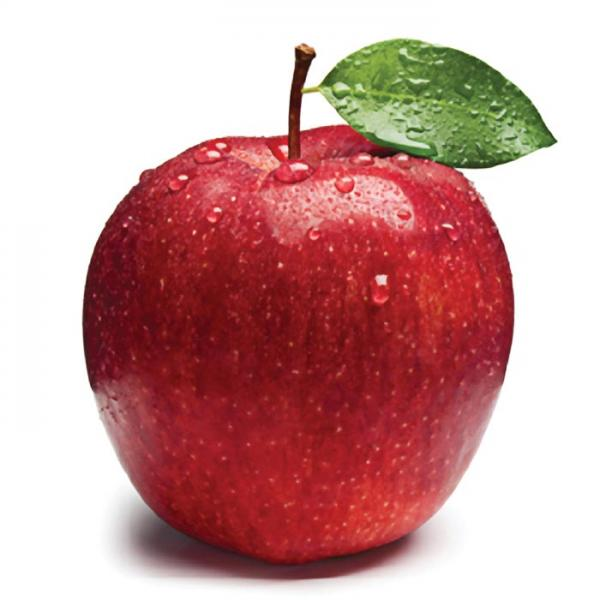
#> input picture pre_proces/convolution/1.jpg, 600 x 600 px
$ python try.py 1.jpg
#> lines starting #> are read from the running program, lines starting #| are printed output that depends on the picture
import sys
from PIL import Image
import numpy as np

def convolve(T,im):
    arr = np.array(im)
    t = np.array(T)
    l = arr.shape[0] - t.shape[0] + 1
    b = arr.shape[1] - t.shape[1] + 1
    new_arr = np.zeros(arr.shape)

    for i in range(l):
        for j in range(b):
            new_arr[i][j] = np.sum(t*arr[i:i+t.shape[0],j:j+t.shape[1]])
    return new_arr

im = Image.open(sys.argv[1])
#> im is the input picture: PIL image 600x600 RGB; mean R, G, B 202.4, 155.1, 154
im = im.convert('L')
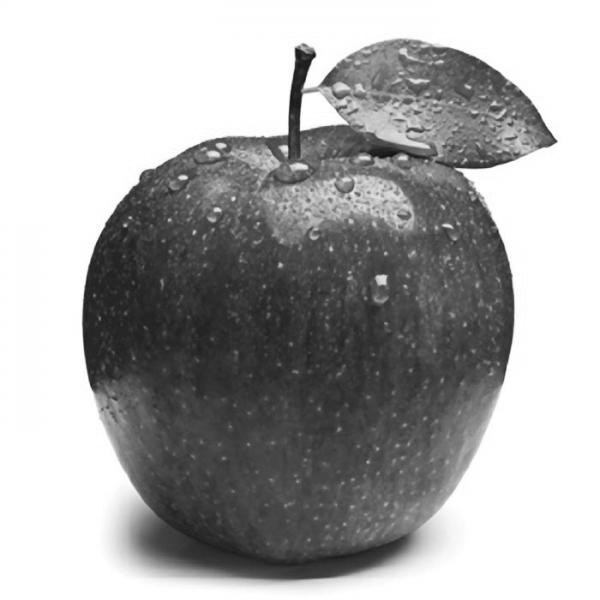
#> im: PIL image 600x600 L; min 13, max 255, mean 169.1
T1 = [[-1,-1],[1,1]]
T2 = [[-1,1],[-1,1]]
new1 = convolve(T1,im)
#> after the loop in convolve, `for i in range(l):`:
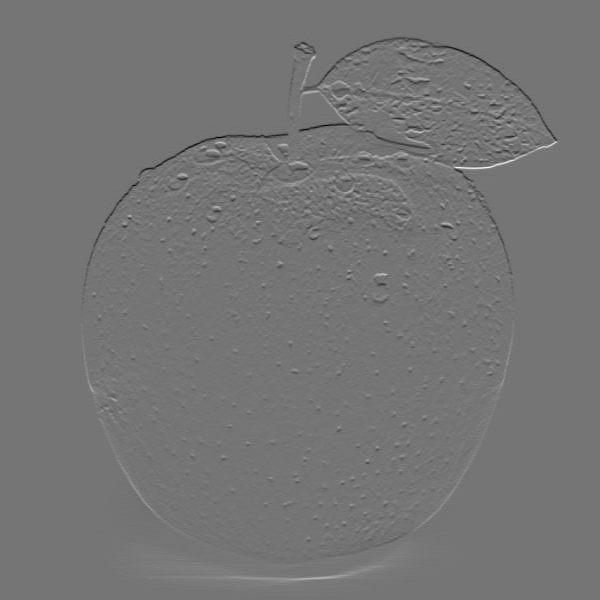
#> new_arr: shape (600, 600) float64; min -251, max 294, mean 0; drawn with min black and max white
new2 = convolve(T2,im)
#> after the loop in convolve (call 2), `for i in range(l):`:
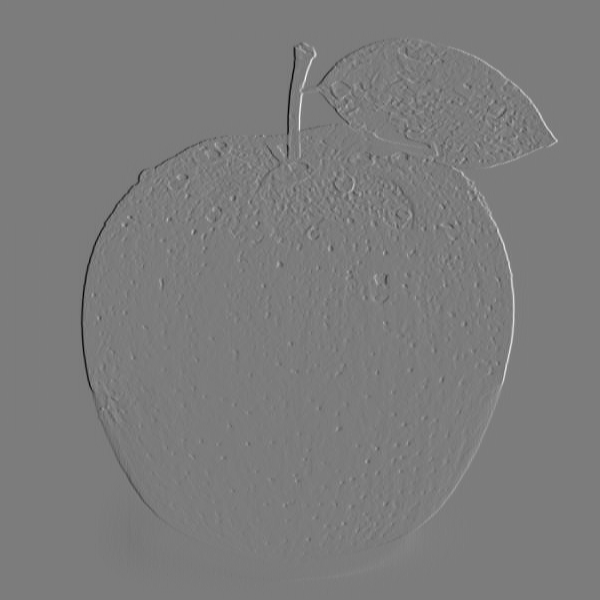
#> new_arr: shape (600, 600) float64; min -306, max 322, mean 0; drawn with min black and max white
new = new1 + new2
new = Image.fromarray(255*new/np.max(new))
#> new: PIL image 600x600 F
new1 = Image.fromarray(255*new1/np.max(new1))
new2 = Image.fromarray(255*new2/np.max(new2))

#print('Convolution:\n',np.array(T))
im.show()
new1.show()
new2.show()
new.show()
